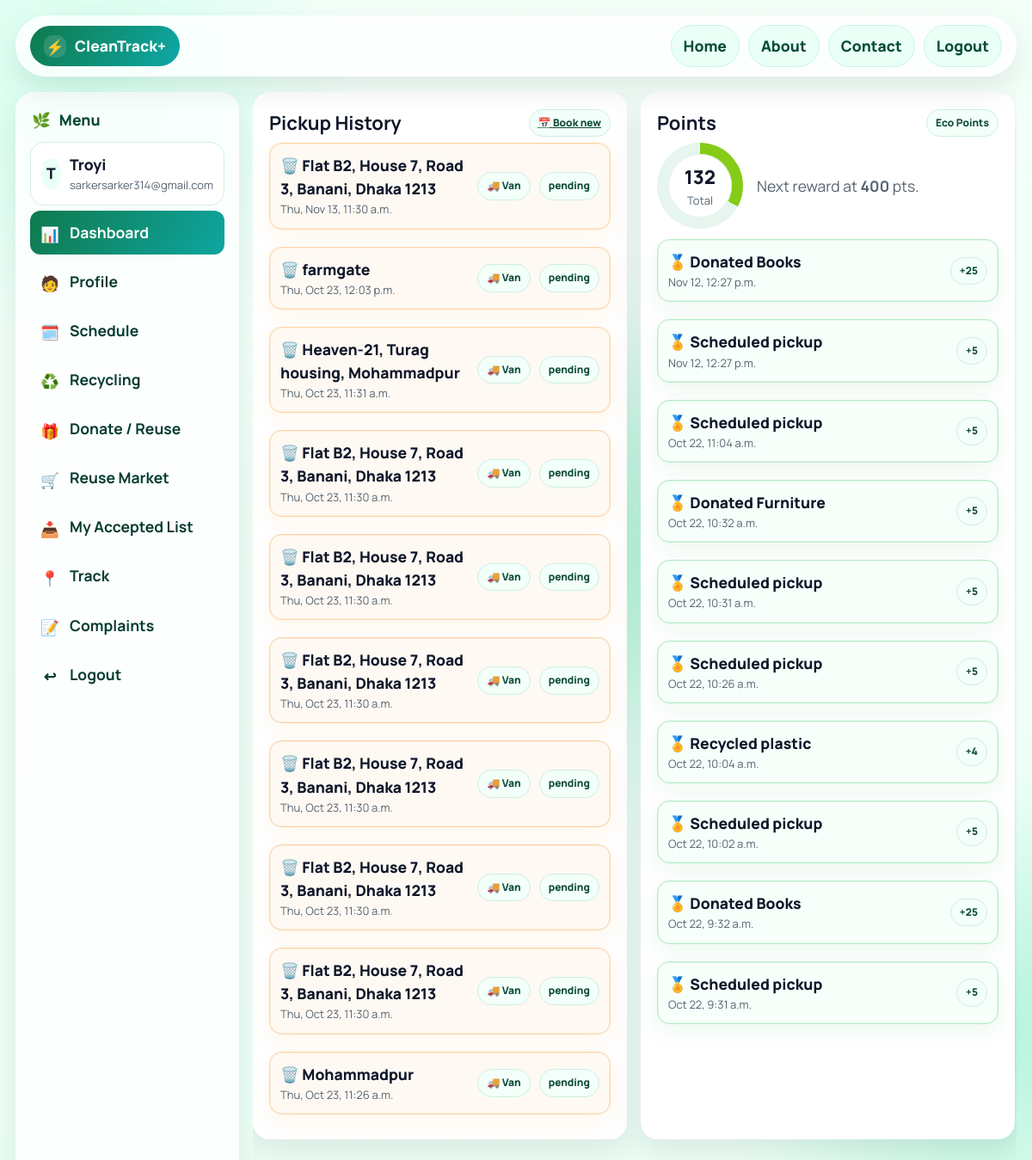
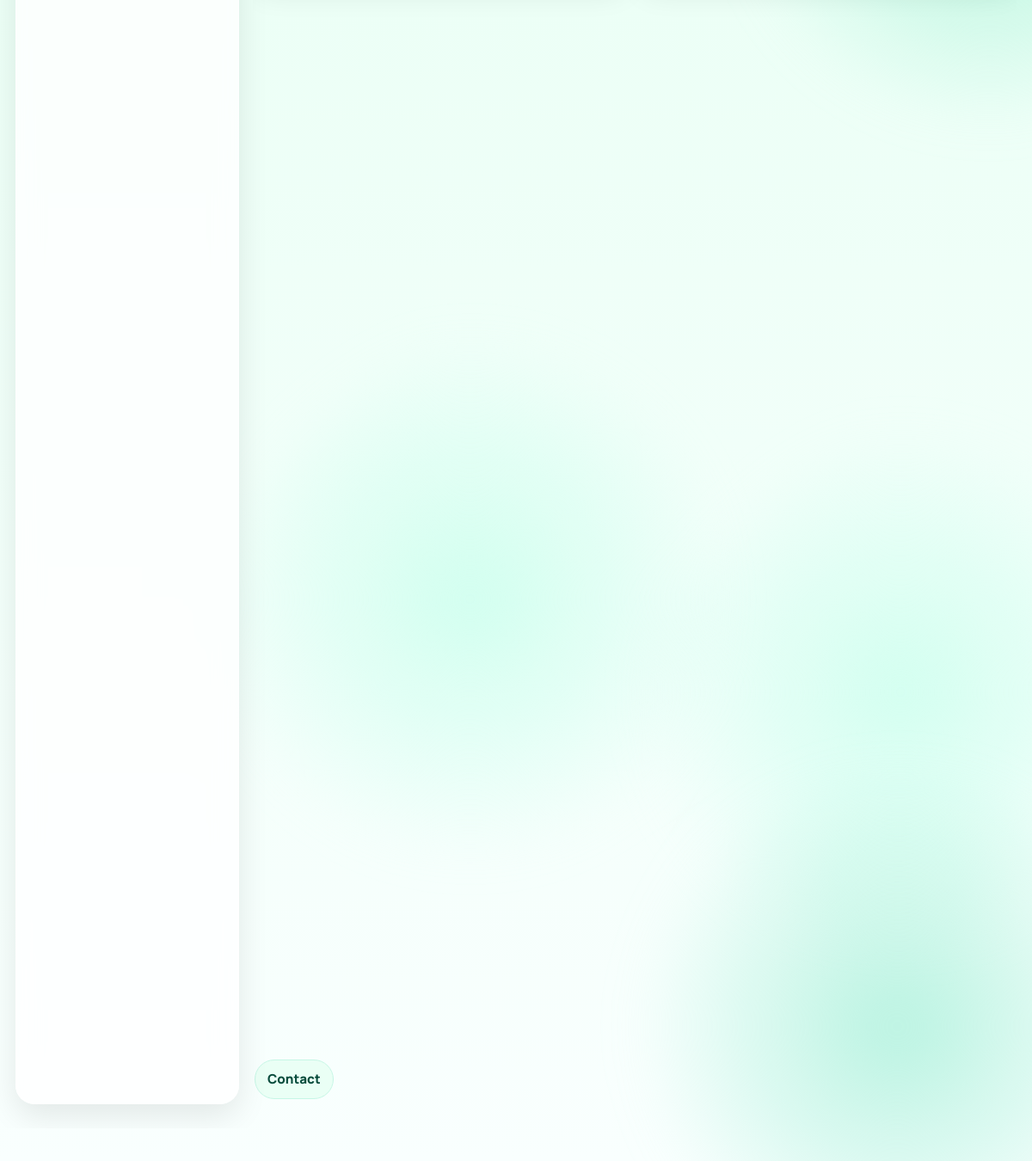
The page /users/dashboard/ (signed in) on the database its author committed (2 pictures, top to bottom).
### users/models.py (models this page shows, shortened)
class User(AbstractUser):
    ROLE_CHOICES = (
        ("regular", "Regular"),
        ("driver",  "Driver"),
        ("admin",   "Admin"),
    )
    role = models.CharField(max_length=10, choices=ROLE_CHOICES, default="regular")
    phone_number = models.CharField(max_length=15, blank=True, null=True)

class PickupRequest(models.Model):
    WASTE_TYPES = [
        ("regular", "Regular Waste"),
        ("bulky",   "Bulky Waste"),
    ]
    STATUS = [
        ("pending",   "Pending"),
        ("scheduled", "Scheduled"),
        ("enroute",   "En Route"),
        ("done",      "Completed"),
        ("cancelled", "Cancelled"),
    ]
    user = models.ForeignKey(
        settings.AUTH_USER_MODEL,
        on_delete=models.CASCADE,
        related_name="pickup_requests",
    )
    waste_type = models.CharField(max_length=16, choices=WASTE_TYPES, default="regular", blank=False)
    date = models.DateField(blank=False, validators=[validate_not_past_date])  # <-- added validator
    time = models.TimeField(blank=False)
    address = models.CharField(max_length=255, blank=False)
    notes = models.TextField(blank=True)
    photo = models.ImageField(upload_to="pickup_photos/", blank=True, null=True)
    status = models.CharField(max_length=16, choices=STATUS, default="pending")
    created_at = models.DateTimeField(auto_now_add=True)
    class Meta:
        ordering = ["-date", "-time"]

class TimeStamped(models.Model):
    created = models.DateTimeField(auto_now_add=True)
    updated = models.DateTimeField(auto_now=True)
    class Meta:
        abstract = True

class RewardEvent(TimeStamped):
    SOURCES = (
        ("recycling",  "Recycling"),
        ("reuse",      "Reuse"),
    )
    user = models.ForeignKey(
        settings.AUTH_USER_MODEL,
        on_delete=models.CASCADE,
        related_name="reward_events",
    )
    source = models.CharField(max_length=20, choices=SOURCES)
    points = models.IntegerField(default=0)
    memo = models.CharField(max_length=160, blank=True, default="")
    class Meta:
        ordering = ("-created",)

### users/views.py (the view, shortened to what this page needs)
# urls.py: path("dashboard/", dashboard, name="dashboard"),
@login_required
def dashboard(request):
    if request.user.is_superuser or (
        getattr(request.user, "role", "") == "admin" and request.user.is_staff
    ):
        return redirect("/admin/")
    if getattr(request.user, "role", "") == "regular":
        today = dt_date.today()
        pickups = (
            PickupRequest.objects.filter(user=request.user)
            .order_by("-date", "-time")[:10]
        )
        upcoming_pickups = (
            PickupRequest.objects.filter(user=request.user, date__gte=today)
            .exclude(status="cancelled")
            .order_by("date", "time")[:10]
        )
        recent_pickups = (
            PickupRequest.objects.filter(user=request.user, date__lt=today)
            .order_by("-date", "-time")[:10]
        )
        RecyclingLog    = apps.get_model("users", "RecyclingLog",  require_ready=False)
        ReuseDonation_m = apps.get_model("users", "ReuseDonation", require_ready=False)
        Complaint_m     = apps.get_model("users", "Complaint",     require_ready=False)
        RewardEvent     = apps.get_model("users", "RewardEvent",   require_ready=False)
        recycling_events = []
        if RecyclingLog:
            qs = RecyclingLog.objects.filter(user=request.user)
            recycling_events = _safe_order(qs, ["-date", "-created", "-created_at", "-id"])[:10]
        reuse_donations = []
        if ReuseDonation_m:
            qs = ReuseDonation_m.objects.filter(user=request.user)
            reuse_donations = _safe_order(qs, ["-date", "-created", "-created_at", "-id"])[:10]
        reuse_taken = []
        if ReuseDonation_m:
            qs = (
                ReuseDonation_m.objects
                .filter(accepted_by=request.user)
                .exclude(user=request.user)  # don’t include their own posts
            )
            reuse_taken = _safe_order(qs, ["-accepted_at", "-created", "-id"])[:10]
        complaints = []
        if Complaint_m:
            qs = Complaint_m.objects.filter(user=request.user)
            complaints = _safe_order(qs, ["-date", "-created", "-created_at", "-id"])[:10]
        _decorate_collections(pickups, reuse_donations, complaints)
        _decorate_collections([], reuse_taken, [])  # decorate accepted list too
        rewards_points = 0
        rewards_history = []
        if RewardEvent:
            rewards_points = (
                RewardEvent.objects.filter(user=request.user)
                .aggregate(total=models.Sum("points"))
                .get("total") or 0
            )
            rewards_history = _decorate_rewards(
                list(RewardEvent.objects.filter(user=request.user).order_by("-created")[:10])
            )
        recent_activity = []
        for e in (recycling_events[:5] if recycling_events else []):
            recent_activity.append({
                "title": f"Recycling — {getattr(e, 'material', 'Recycling')}",
                "when": _to_dhaka(getattr(e, "created", None)),
                "kind": getattr(e, "status", "logged"),
                "photo": getattr(e, "photo", None),
                "row": _status_class(getattr(e, "status", None)),
            })
        for a in (reuse_taken[:10] if reuse_taken else []):
            recent_activity.append({
                "title": f"Accepted reuse — {a.item_name or a.category}",
                "when": _to_dhaka(getattr(a, "accepted_at", None) or getattr(a, "created", None)),
                "kind": "accepted",
                "photo": getattr(a, "photo", None),
                "row": "ok",
            })
        recent_activity.sort(
            key=lambda x: x["when"] or datetime.min.replace(tzinfo=py_tz.utc),
            reverse=True,
        )
        return render(request, "regular.html", {
            "pickups": pickups,
            "upcoming_pickups": upcoming_pickups,
            "recent_pickups": recent_pickups,
            "recycling_events": recycling_events,
            "reuse_donations": reuse_donations,
            "reuse_taken": reuse_taken,      # <-- expose to template (your accepted history)
            "complaints": complaints,
            "rewards_points": rewards_points,
            "rewards_history": rewards_history,
            "recent_activity": recent_activity,
        })
    messages.error(request, "Your account doesn't have a valid role.")
    return redirect("users:login")

### users/models.py (called while the page is built)
    @property
    def item_name(self):
        return self.category

    @property
    def description(self):
        return self.note or ""

### users/views.py (called while the page is built)
def _to_dhaka(dt):
    if not dt:
        return None
    dhaka = ZoneInfo("Asia/Dhaka")
    if timezone.is_naive(dt):
        if getattr(settings, "USE_TZ", True):
            dt = timezone.make_aware(dt, timezone.get_default_timezone())
        else:
            return dt.replace(tzinfo=dhaka)
    return dt.astimezone(dhaka)

def _status_class(name):
    s = (name or "").lower()
    if s in {"done", "completed", "verified", "donated", "resolved", "accepted"}:
        return "ok"
    if s in {"cancelled", "rejected"}:
        return "bad"
    if s in {"assigned", "logged", "scheduled", "in_progress"}:
        return "info"
    return "warn"  # pending/default

def _safe_order(qs, fields):
    from django.core.exceptions import FieldError
    for f in fields:
        try:
            return qs.order_by(f)
        except FieldError:
            pass
    return qs

### templates/regular.html (shortened to what this page needs)
{% load static %}
<!doctype html>
<html lang="en">
<head>
</head>
<body>
  <div class="bg"><span></span><span></span></div>
  <header class="topbar glass">
  <div class="brand"><div class="bolt">⚡</div>CleanTrack+</div>
  <nav class="top-right" style="position:static;display:flex;gap:10px;margin-left:auto">
    <a class="home-btn" href="{{ home_url|default:'/' }}" rel="noopener">Home</a>
      <a class="home-btn" href="{{ about_url|default:'/' }}" rel="noopener">About</a>
      <a class="home-btn" href="{{ contact_url|default:'/' }}" rel="noopener">Contact</a>
       <a  class="home-btn" href="{% url 'users:logout' %}">Logout</a>
  </nav>
</header>
  <div class="layout">
    <aside class="sidebar glass">
      <div class="logo-row">🌿 <span>Menu</span></div>
      <div class="profile-card">
        <div class="avatar">{{ request.user.username|slice:":1"|upper }}</div>
        <div>
          <div style="font-weight:800">{{ request.user.username }}</div>
          <div class="sub-sm">{{ request.user.email }}</div>
        </div>
      </div>
      <nav class="nav">
        <a class="active" href="{% url 'users:dashboard' %}"><span class="ico">📊</span>Dashboard</a>
        <a href="{% url 'users:profile' %}"><span class="ico">🧑</span>Profile</a>
        <a href="{% url 'users:schedule' %}"><span class="ico">🗓️</span>Schedule</a>
        <a href="{% url 'users:recycling' %}"><span class="ico">♻️</span>Recycling</a>
        <a href="{% url 'users:reuse' %}"><span class="ico">🎁</span>Donate / Reuse</a>
          <a href="{% url 'users:reuse_market' %}"><span class="ico">🛒</span>Reuse Market</a>
          <a href="{% url 'users:accepted_list' %}"><span class="ico">📥</span>My Accepted List</a>
        <a href="{% url 'users:track' %}"><span class="ico">📍</span>Track</a>
        <a href="{% url 'users:complaint' %}"><span class="ico">📝</span>Complaints</a>
        <a href="{% url 'users:logout' %}"><span class="ico">↩︎</span>Logout</a>
      </nav>
    </aside>
    <main class="main">
      <section class="grid2">
        <article class="card glass reveal-card" data-anim>
          <div style="display:flex;justify-content:space-between;align-items:center;margin-bottom:6px">
            <h2 style="margin:0">Pickup History</h2>
            <a class="badge" href="{% url 'users:schedule' %}">📅 Book new</a>
          </div>
          {% if pickups %}
            <div class="list">
              {% for p in pickups %}
                <div class="row {{ p.row_class|default:'info' }} js-toggle">
                  <div>
                    <div class="title-sm">🗑️ {{ p.address|default:"Address not set" }}</div>
                    <div class="sub-sm">{% if p.when_dt %}{{ p.when_dt|date:"D, M j, g:i a" }}{% else %}—{% endif %}</div>
                  </div>
                  <div class="badge">🚚 {{ p.vehicle|default:"Van" }}</div>
                  <div class="badge">{{ p.status|default:"scheduled" }}</div>
                </div>
              {% endfor %}
            </div>
          {% else %}
            <div class="muted">No pickups yet — schedule your first one.</div>
          {% endif %}
        </article>
        <article class="card glass reveal-card" data-anim id="pointsCard">
          <div style="display:flex;justify-content:space-between;align-items:center;margin-bottom:6px">
            <h2 style="margin:0">Points</h2>
            <span class="badge">Eco Points</span>
          </div>
          <div style="display:flex; gap:16px; align-items:center; margin:6px 0 12px">
            <div class="ring" id="ring" style="--p:0">
              <div class="inner">
                <div style="text-align:center">
                  <div style="font-size:22px;font-weight:900">{{ rewards_points|default_if_none:"0" }}</div>
                  <div class="sub-sm">Total</div>
                </div>
              </div>
            </div>
            <div class="muted">Next reward at <strong>400</strong> pts.</div>
          </div>
          <div class="list">
            {% if rewards_history %}
              {% for r in rewards_history %}
                <div class="row ok js-toggle">
                  <div>
                    <div class="title-sm points-title">🏅
                      {% if r.title_text %}
                        {{ r.title_text }}
                      {% elif r.source_text %}
                        {{ r.source_text }}
                      {% else %}
                        Activity
                      {% endif %}
                    </div>
                    <div class="sub-sm">{% if r.created_dhaka %}{{ r.created_dhaka|date:"M j, g:i a" }}{% else %}—{% endif %}</div>
                  </div>
                  <div class="badge">+{{ r.points|default:"0" }}</div>
                </div>
              {% endfor %}
            {% else %}
              <div class="muted">No points yet. Log recycling or on-time set-outs to earn points.</div>
            {% endif %}
          </div>
        </article>
      </section>
      <section class="grid2">
      </section>
      <section class="grid2">
      </section>
      <div style="display:flex;justify-content:space-between;color:#0a4b3a;font-size:.95rem;margin:6px 2px">
            <a class="home-btn" href="{% url 'contact' %}" rel="noopener">Contact</a>
      </div>
    </main>
  </div>
</body>
</html>

### rows shown on the page
User: user.username "T", user.username "Troyi", user.email "sarkersarker314@gmail.com"
PickupRequest: address "Flat B2, House 7, Road 3, Banani, Dhaka 1213", when_dt "Thu, Nov 13, 11:30 a.m.", vehicle "Van", status "pending"
PickupRequest: address "farmgate", when_dt "Thu, Oct 23, 12:03 p.m.", vehicle "Van", status "pending"
PickupRequest: address "Heaven-21, Turag housing, Mohammadpur", when_dt "Thu, Oct 23, 11:31 a.m.", vehicle "Van", status "pending"
PickupRequest: address "Flat B2, House 7, Road 3, Banani, Dhaka 1213", when_dt "Thu, Oct 23, 11:30 a.m.", vehicle "Van", status "pending"
PickupRequest: address "Flat B2, House 7, Road 3, Banani, Dhaka 1213", when_dt "Thu, Oct 23, 11:30 a.m.", vehicle "Van", status "pending"
PickupRequest: address "Flat B2, House 7, Road 3, Banani, Dhaka 1213", when_dt "Thu, Oct 23, 11:30 a.m.", vehicle "Van", status "pending"
PickupRequest: address "Flat B2, House 7, Road 3, Banani, Dhaka 1213", when_dt "Thu, Oct 23, 11:30 a.m.", vehicle "Van", status "pending"
PickupRequest: address "Flat B2, House 7, Road 3, Banani, Dhaka 1213", when_dt "Thu, Oct 23, 11:30 a.m.", vehicle "Van", status "pending"
PickupRequest: address "Flat B2, House 7, Road 3, Banani, Dhaka 1213", when_dt "Thu, Oct 23, 11:30 a.m.", vehicle "Van", status "pending"
PickupRequest: address "Mohammadpur", when_dt "Thu, Oct 23, 11:26 a.m.", vehicle "Van", status "pending"
RewardEvent: created_dhaka "Nov 12, 12:27 p.m.", points "25"
RewardEvent: title_text "Scheduled pickup", created_dhaka "Nov 12, 12:27 p.m.", points "5"
RewardEvent: title_text "Scheduled pickup", created_dhaka "Oct 22, 11:04 a.m.", points "5"
RewardEvent: created_dhaka "Oct 22, 10:32 a.m.", points "5"
RewardEvent: title_text "Scheduled pickup", created_dhaka "Oct 22, 10:31 a.m.", points "5"
RewardEvent: title_text "Scheduled pickup", created_dhaka "Oct 22, 10:26 a.m.", points "5"
RewardEvent: created_dhaka "Oct 22, 10:04 a.m.", points "4"
RewardEvent: title_text "Scheduled pickup", created_dhaka "Oct 22, 10:02 a.m.", points "5"
RewardEvent: created_dhaka "Oct 22, 9:32 a.m.", points "25"
RewardEvent: title_text "Scheduled pickup", created_dhaka "Oct 22, 9:31 a.m.", points "5"

### other values the page prints
{{ rewards_points|default_if_none:"0" }} "132"
